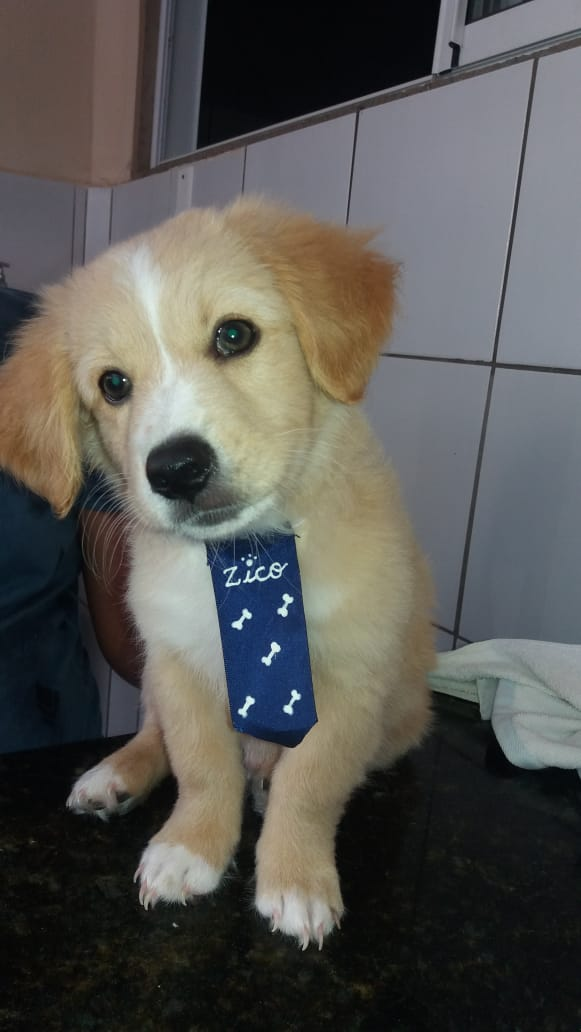
#> input picture app/segmentation/imagens/cachorro_de_gravata.jpg, 581 x 1032 px
$ python -i thresholding.py   (imports and definitions only)
#> lines starting #> are read from the running program, lines starting #| are printed output that depends on the picture; after the words box and inside, x2 and y2 are one past the last pixel; in counts of white or black regions, pixels touching at a corner belong together
import os
import cv2
from flask import current_app

def threshold(image_path, threshold_value=128, block_size=11, c_value=2):

#> called with image_path = 'imagens/cachorro_de_gravata.jpg', threshold_value = 128, block_size = 11, c_value = 2
    image = cv2.imread(image_path, cv2.IMREAD_GRAYSCALE)
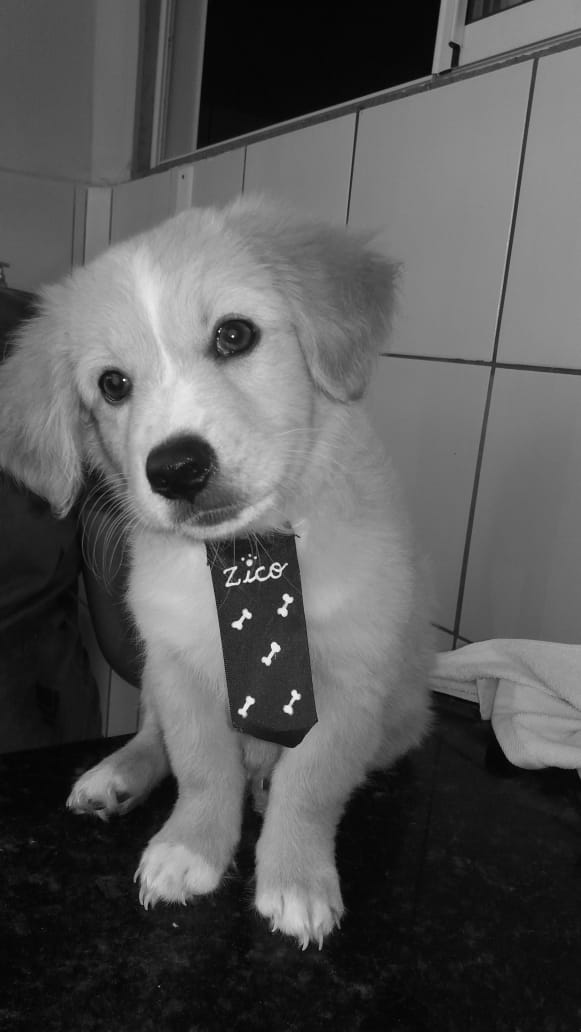
#> image: shape (1032, 581); min 0, max 255, mean 87.3

    if image is None:
        return []

    # Criar a pasta para salvar os arquivos processados
    processed_folder = current_app.config['PROCESSED_FOLDER']
    os.makedirs(processed_folder, exist_ok=True)
#> (this line was passed over: flask is not available in this run)

    segmented_filenames = {}

    # Thresholding Binário
    _, binary_image = cv2.threshold(image, threshold_value, 255, cv2.THRESH_BINARY)
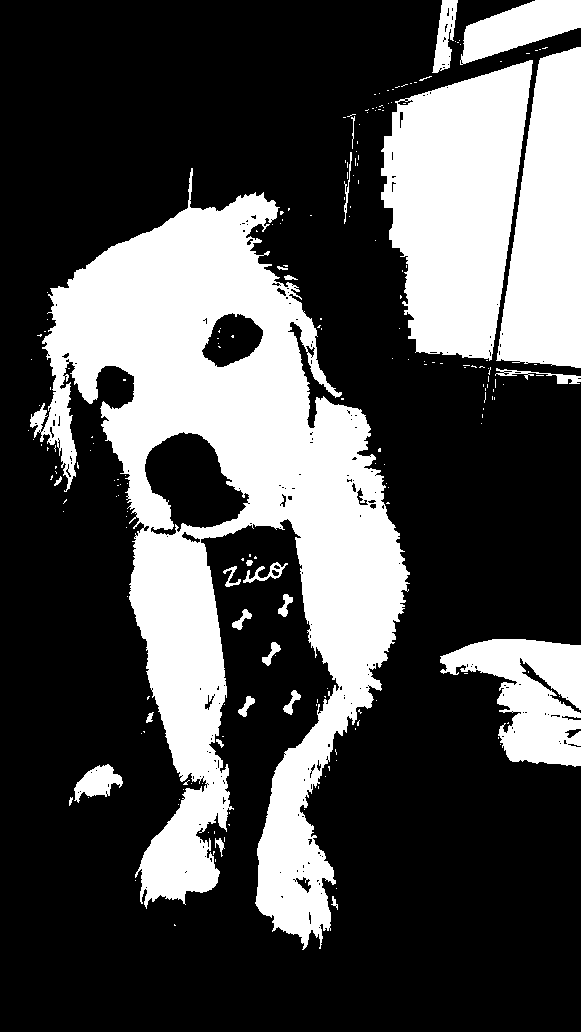
#> binary_image: shape (1032, 581); 31% white; 210 white regions (184 under 20 px), largest, box (x1, y1, x2, y2) and area: (30, 168, 410, 950) 114956, (381, 60, 533, 361) 31598, (496, 47, 581, 368) 19626
    binary_filename = f"binary_{os.path.basename(image_path)}"
    cv2.imwrite(os.path.join(processed_folder, binary_filename), binary_image)
#> (this line was passed over: flask is not available in this run)
    segmented_filenames["Threshold Binário"] = binary_filename

    # Otsu's Thresholding
    _, otsu_image = cv2.threshold(image, 0, 255, cv2.THRESH_BINARY + cv2.THRESH_OTSU)
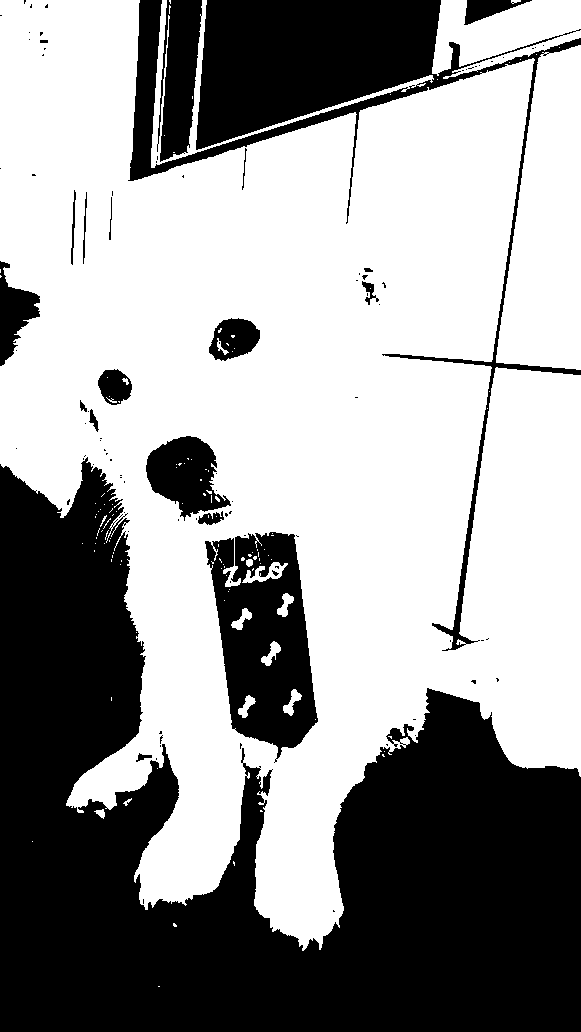
#> otsu_image: shape (1032, 581); 60.2% white; 99 black regions (78 under 20 px), largest, box (x1, y1, x2, y2) and area: (0, 457, 581, 1032) 170443, (128, 0, 581, 651) 36885, (205, 532, 318, 763) 15802
    otsu_filename = f"otsu_{os.path.basename(image_path)}"
    cv2.imwrite(os.path.join(processed_folder, otsu_filename), otsu_image)
#> (this line was passed over: flask is not available in this run)
    segmented_filenames["Threshold Otsu"] = otsu_filename

    # Adaptive Thresholding
    adaptive_image = cv2.adaptiveThreshold(image, 255, cv2.ADAPTIVE_THRESH_GAUSSIAN_C,
                                           cv2.THRESH_BINARY, block_size, c_value)
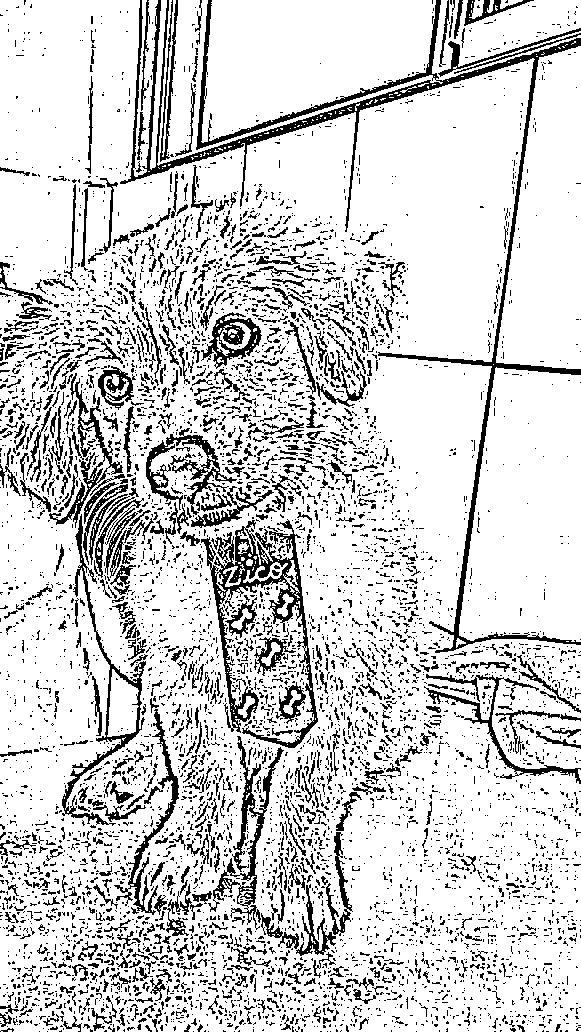
#> adaptive_image: shape (1032, 581); 82.5% white; black in thin lines or dots
    adaptive_filename = f"adaptive_{os.path.basename(image_path)}"
    cv2.imwrite(os.path.join(processed_folder, adaptive_filename), adaptive_image)
#> (this line was passed over: flask is not available in this run)
    segmented_filenames["Threshold Adaptativo"] = adaptive_filename

    return segmented_filenames  # Retorna um dicionário com os nomes dos arquivos segmentados

>>> result = threshold('imagens/cachorro_de_gravata.jpg')

$ run again, on app/segmentation/imagens/cachorros.jpg
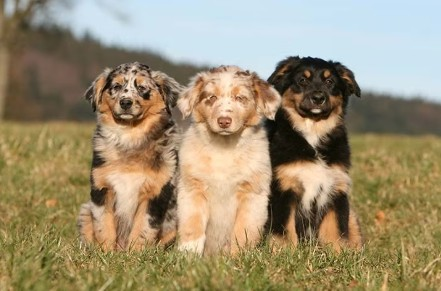
#> input picture app/segmentation/imagens/cachorros.jpg, 441 x 291 px
#> in threshold, `_, binary_image = cv2.threshold(image, threshold_value, 255, cv2.THRES..`:
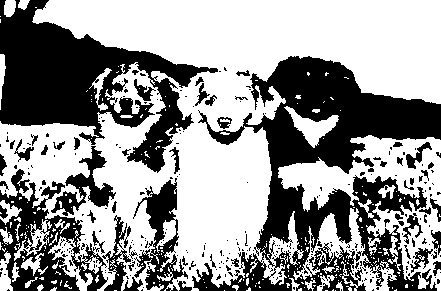
#> binary_image: shape (291, 441); 59.1% white; 281 black regions (225 under 20 px), largest, box (x1, y1, x2, y2) and area: (192, 56, 441, 291) 23238, (0, 0, 218, 173) 15413, (0, 169, 108, 291) 5269
#> otsu_image: shape (291, 441); 40.4% white; 580 white regions (513 under 20 px), largest, box (x1, y1, x2, y2) and area: (48, 0, 441, 132) 28020, (173, 123, 271, 270) 10333, (93, 114, 176, 226) 3652
#> in threshold, `adaptive_image = cv2.adaptiveThreshold(image, 255, cv2.ADAPTIVE_THRESH..`:
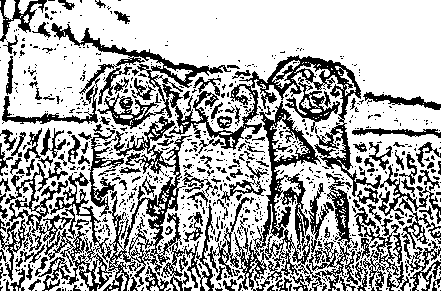
#> adaptive_image: shape (291, 441); 67.7% white; black in thin lines or dots

$ run again, on app/segmentation/imagens/garota_e_cachorro.jpg
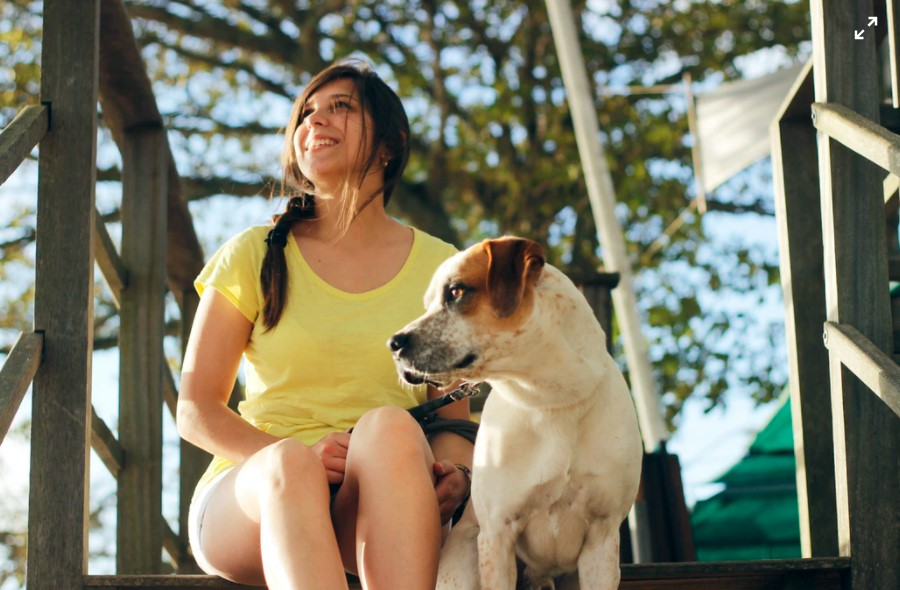
#> input picture app/segmentation/imagens/garota_e_cachorro.jpg, 900 x 590 px
#> in threshold, `_, binary_image = cv2.threshold(image, threshold_value, 255, cv2.THRES..`:
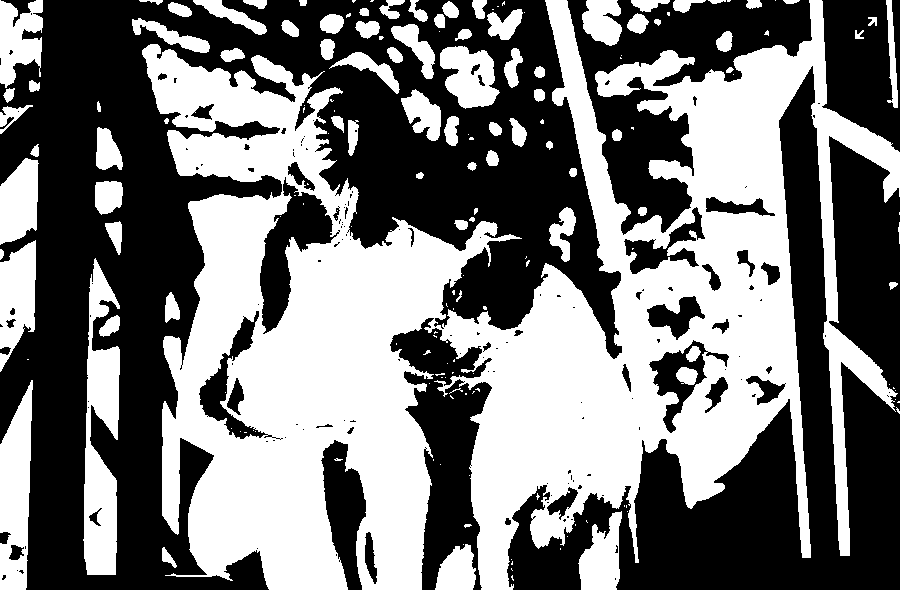
#> binary_image: shape (590, 900); 46.9% white; 171 white regions (87 under 20 px), largest, box (x1, y1, x2, y2) and area: (142, 0, 900, 590) 202459, (83, 258, 120, 575) 7242, (0, 380, 33, 590) 4925
#> otsu_image: shape (590, 900); 48.2% white; 154 white regions (68 under 20 px), largest, box (x1, y1, x2, y2) and area: (142, 0, 900, 590) 211556, (83, 258, 120, 575) 7382, (0, 379, 33, 590) 4989
#> in threshold, `adaptive_image = cv2.adaptiveThreshold(image, 255, cv2.ADAPTIVE_THRESH..`:
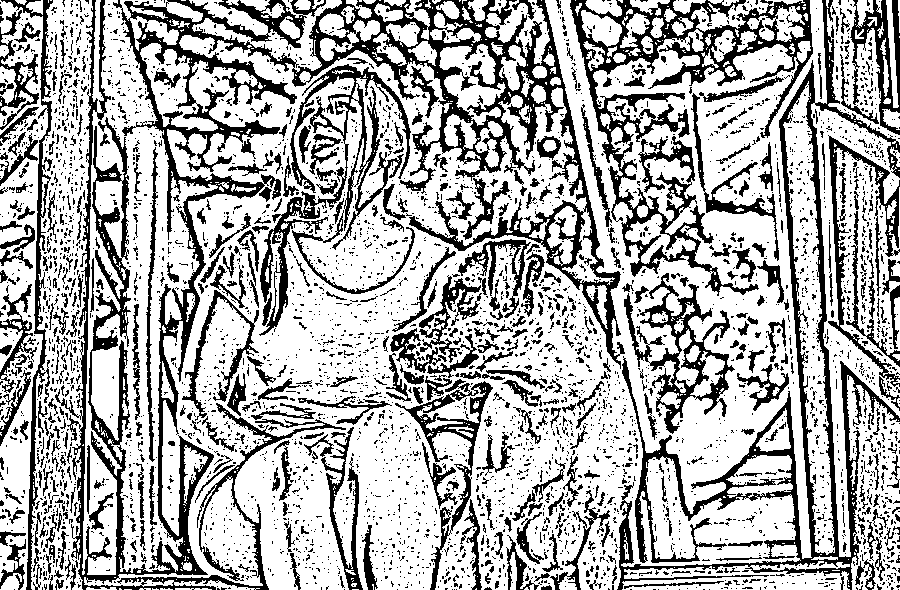
#> adaptive_image: shape (590, 900); 68.6% white; 4187 black regions (3675 under 20 px), largest, box (x1, y1, x2, y2) and area: (55, 0, 625, 590) 45702, (617, 0, 900, 590) 15802, (570, 0, 813, 296) 14428
